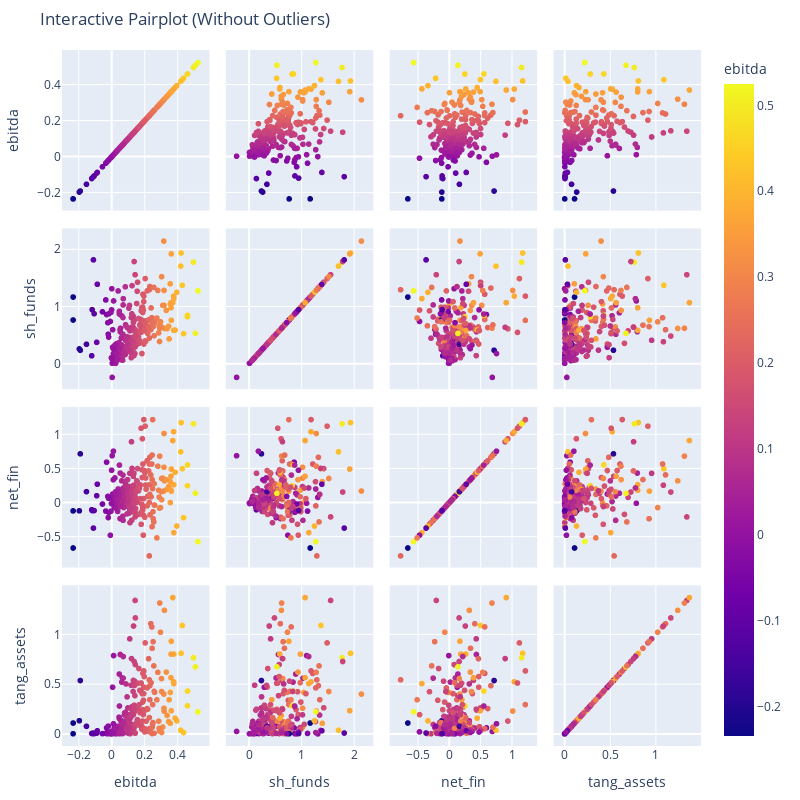
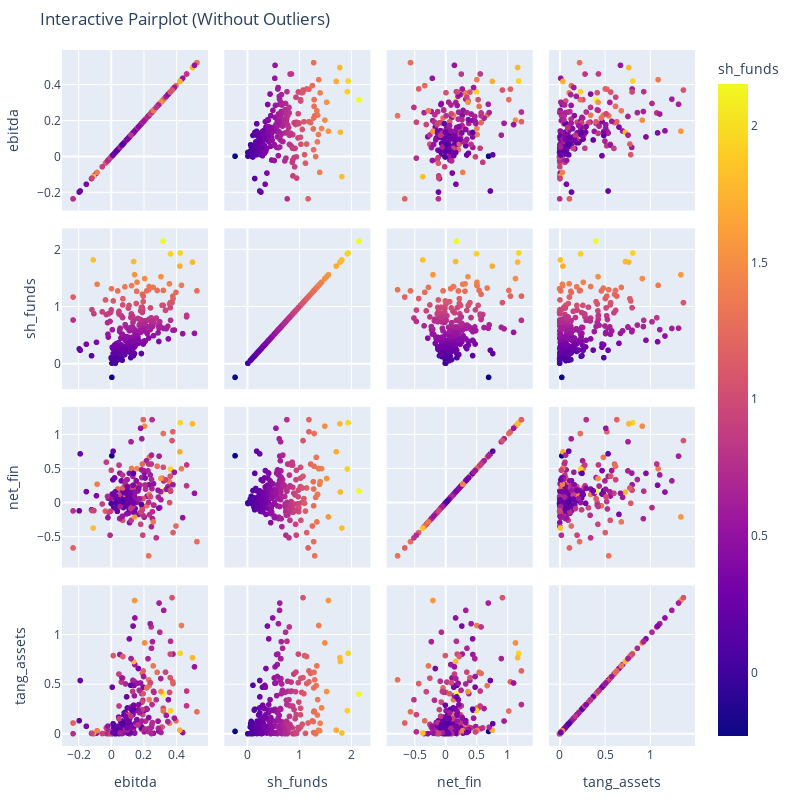
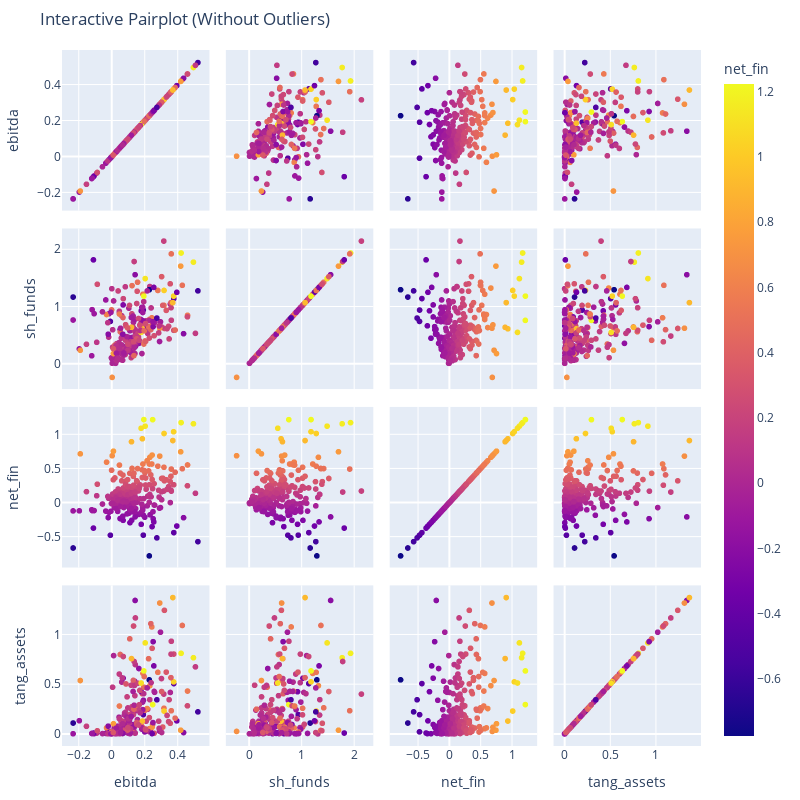
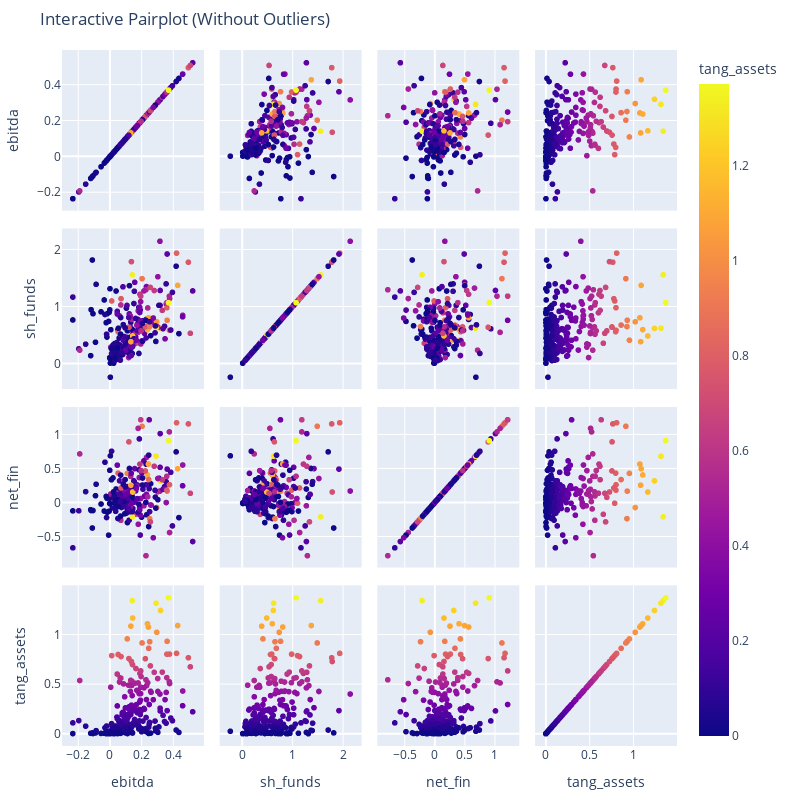

These figures' notebook cell, in order:
### Markdown cell above
## Pariplots

### Code cell
# 4. Interactive Pairplot with Company Names (All Plots Square)
selected_columns = ["name", "ebitda", "sh_funds", "net_fin", "tang_assets"]
df_selected_cleaned = df_cleaned[selected_columns]

for feature in selected_columns:
    if feature == "name":
        continue
    fig = px.scatter_matrix(
        df_selected_cleaned,
        dimensions=["ebitda", "sh_funds", "net_fin", "tang_assets"],  # Numerical features
        hover_name="name",  # Show company name on hover
        title="Interactive Pairplot (Without Outliers)",
        color=feature,  # Optional: Color based on sh_funds
    )

    # Ensure square layout for interactive plot
    fig.update_layout(
        autosize=False,
        width=plot_size[0] * plotly_conv,  # Same width as static plots
        height=plot_size[1] * plotly_conv,  # Same height as static plots
        margin=dict(l=50, r=50, t=50, b=50),  # Adjust margins
    )

    # Show the interactive plot
    fig.show()

### Figure 1 — Plotly figure (JSON) as saved in the notebook; plotly's stock layout.template omitted (floating-point values rounded to 4 significant figures; data arrays with more than 128 entries replaced by an {"elided": "..."} marker saying what was removed)
{"data": [{"dimensions": [{"axis": {"matches": true}, "label": "ebitda", "values": {"elided": "250 float values"}}, {"axis": {"matches": true}, "label": "sh_funds", "values": {"elided": "250 float values"}}, {"axis": {"matches": true}, "label": "net_fin", "values": {"elided": "250 float values"}}, {"axis": {"matches": true}, "label": "tang_assets", "values": {"elided": "250 float values"}}], "hovertemplate": "<b>%{hovertext}</b><br><br>%{xaxis.title.text}=%{x}<br>%{yaxis.title.text}=%{y}<br>ebitda=%{marker.color}<extra></extra>", "hovertext": {"elided": "250 str values"}, "legendgroup": "", "marker": {"color": {"elided": "250 float values"}, "coloraxis": "coloraxis", "symbol": "circle"}, "name": "", "showlegend": false, "type": "splom"}], "layout": {"autosize": false, "coloraxis": {"colorbar": {"title": {"text": "ebitda"}}, "colorscale": [[0, "#0d0887"], [0.1111, "#46039f"], [0.2222, "#7201a8"], [0.3333, "#9c179e"], [0.4444, "#bd3786"], [0.5556, "#d8576b"], [0.6667, "#ed7953"], [0.7778, "#fb9f3a"], [0.8889, "#fdca26"], [1, "#f0f921"]]}, "dragmode": "select", "height": 800, "legend": {"tracegroupgap": 0}, "margin": {"b": 50, "l": 50, "r": 50, "t": 50}, "title": {"text": "Interactive Pairplot (Without Outliers)"}, "width": 800}}

### Figure 2 — Plotly figure (JSON) as saved in the notebook; plotly's stock layout.template omitted (floating-point values rounded to 4 significant figures; data arrays with more than 128 entries replaced by an {"elided": "..."} marker saying what was removed)
{"data": [{"dimensions": [{"axis": {"matches": true}, "label": "ebitda", "values": {"elided": "250 float values"}}, {"axis": {"matches": true}, "label": "sh_funds", "values": {"elided": "250 float values"}}, {"axis": {"matches": true}, "label": "net_fin", "values": {"elided": "250 float values"}}, {"axis": {"matches": true}, "label": "tang_assets", "values": {"elided": "250 float values"}}], "hovertemplate": "<b>%{hovertext}</b><br><br>%{xaxis.title.text}=%{x}<br>%{yaxis.title.text}=%{y}<br>sh_funds=%{marker.color}<extra></extra>", "hovertext": {"elided": "250 str values"}, "legendgroup": "", "marker": {"color": {"elided": "250 float values"}, "coloraxis": "coloraxis", "symbol": "circle"}, "name": "", "showlegend": false, "type": "splom"}], "layout": {"autosize": false, "coloraxis": {"colorbar": {"title": {"text": "sh_funds"}}, "colorscale": [[0, "#0d0887"], [0.1111, "#46039f"], [0.2222, "#7201a8"], [0.3333, "#9c179e"], [0.4444, "#bd3786"], [0.5556, "#d8576b"], [0.6667, "#ed7953"], [0.7778, "#fb9f3a"], [0.8889, "#fdca26"], [1, "#f0f921"]]}, "dragmode": "select", "height": 800, "legend": {"tracegroupgap": 0}, "margin": {"b": 50, "l": 50, "r": 50, "t": 50}, "title": {"text": "Interactive Pairplot (Without Outliers)"}, "width": 800}}

### Figure 3 — Plotly figure (JSON) as saved in the notebook; plotly's stock layout.template omitted (floating-point values rounded to 4 significant figures; data arrays with more than 128 entries replaced by an {"elided": "..."} marker saying what was removed)
{"data": [{"dimensions": [{"axis": {"matches": true}, "label": "ebitda", "values": {"elided": "250 float values"}}, {"axis": {"matches": true}, "label": "sh_funds", "values": {"elided": "250 float values"}}, {"axis": {"matches": true}, "label": "net_fin", "values": {"elided": "250 float values"}}, {"axis": {"matches": true}, "label": "tang_assets", "values": {"elided": "250 float values"}}], "hovertemplate": "<b>%{hovertext}</b><br><br>%{xaxis.title.text}=%{x}<br>%{yaxis.title.text}=%{y}<br>net_fin=%{marker.color}<extra></extra>", "hovertext": {"elided": "250 str values"}, "legendgroup": "", "marker": {"color": {"elided": "250 float values"}, "coloraxis": "coloraxis", "symbol": "circle"}, "name": "", "showlegend": false, "type": "splom"}], "layout": {"autosize": false, "coloraxis": {"colorbar": {"title": {"text": "net_fin"}}, "colorscale": [[0, "#0d0887"], [0.1111, "#46039f"], [0.2222, "#7201a8"], [0.3333, "#9c179e"], [0.4444, "#bd3786"], [0.5556, "#d8576b"], [0.6667, "#ed7953"], [0.7778, "#fb9f3a"], [0.8889, "#fdca26"], [1, "#f0f921"]]}, "dragmode": "select", "height": 800, "legend": {"tracegroupgap": 0}, "margin": {"b": 50, "l": 50, "r": 50, "t": 50}, "title": {"text": "Interactive Pairplot (Without Outliers)"}, "width": 800}}

### Figure 4 — Plotly figure (JSON) as saved in the notebook; plotly's stock layout.template omitted (floating-point values rounded to 4 significant figures; data arrays with more than 128 entries replaced by an {"elided": "..."} marker saying what was removed)
{"data": [{"dimensions": [{"axis": {"matches": true}, "label": "ebitda", "values": {"elided": "250 float values"}}, {"axis": {"matches": true}, "label": "sh_funds", "values": {"elided": "250 float values"}}, {"axis": {"matches": true}, "label": "net_fin", "values": {"elided": "250 float values"}}, {"axis": {"matches": true}, "label": "tang_assets", "values": {"elided": "250 float values"}}], "hovertemplate": "<b>%{hovertext}</b><br><br>%{xaxis.title.text}=%{x}<br>%{yaxis.title.text}=%{y}<br>tang_assets=%{marker.color}<extra></extra>", "hovertext": {"elided": "250 str values"}, "legendgroup": "", "marker": {"color": {"elided": "250 float values"}, "coloraxis": "coloraxis", "symbol": "circle"}, "name": "", "showlegend": false, "type": "splom"}], "layout": {"autosize": false, "coloraxis": {"colorbar": {"title": {"text": "tang_assets"}}, "colorscale": [[0, "#0d0887"], [0.1111, "#46039f"], [0.2222, "#7201a8"], [0.3333, "#9c179e"], [0.4444, "#bd3786"], [0.5556, "#d8576b"], [0.6667, "#ed7953"], [0.7778, "#fb9f3a"], [0.8889, "#fdca26"], [1, "#f0f921"]]}, "dragmode": "select", "height": 800, "legend": {"tracegroupgap": 0}, "margin": {"b": 50, "l": 50, "r": 50, "t": 50}, "title": {"text": "Interactive Pairplot (Without Outliers)"}, "width": 800}}
